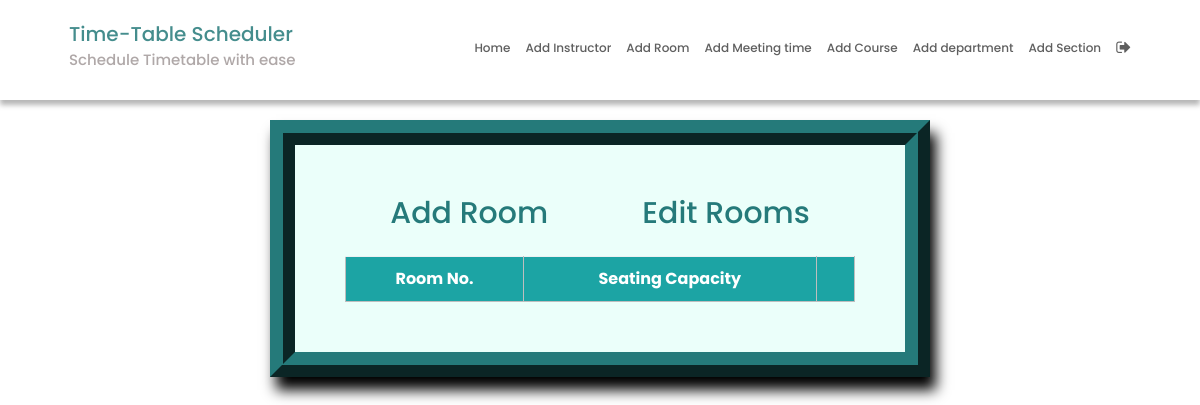
Page /roomEdit/ (signed in) on the earlier database version.
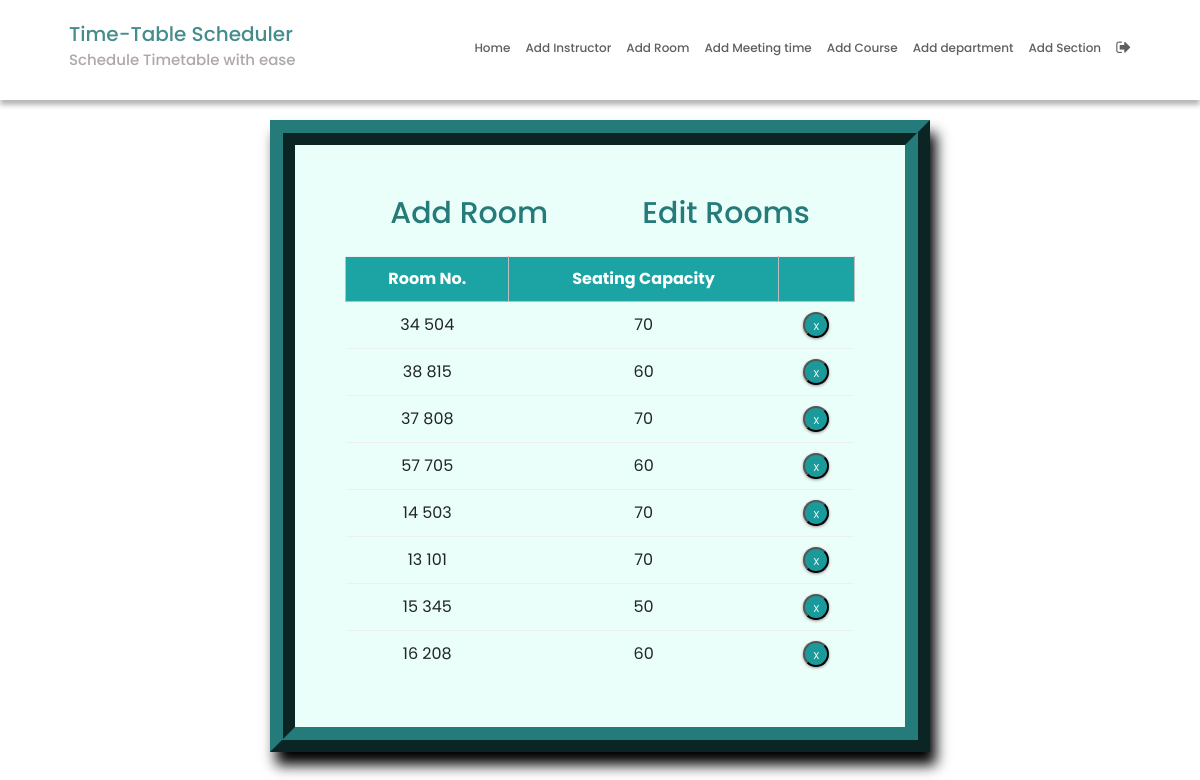
Same page on the later database version.
### SchedulerApp/models.py (models this page shows, shortened)
class Room(models.Model):
    r_number = models.CharField(max_length=6)
    seating_capacity = models.IntegerField(default=0)

### SchedulerApp/views.py (the view)
# urls.py: path('roomEdit/', roomEdit, name='roomEdit'),
@login_required
def roomEdit(request):
    context = {'rooms': Room.objects.all()}
    return render(request, 'roomEdit.html', context)

### SchedulerApp/templatetags/index.py (called while the page is built)
@register.tag
def active(parser, token):
    args = token.split_contents()
    template_tag = args[0]
    if len(args) < 2:
        raise (template.TemplateSyntaxError, f'{template_tag} tag requires at least one argument')
    return NavSelectedNode(args[1:])

    def render(self, context):
        path = context['request'].path
        for p in self.patterns:
            pValue = template.Variable(p).resolve(context)
            if path == pValue:
                return 'active'
        return ''

### templates/roomEdit.html (shortened to what this page needs)
{% extends 'base.html' %}
{% block content %}
{% load static %}
<fieldset class="fieldset">
  <a href="{% url 'roomAdd'%}">
    <h1 class="tablink" onclick="openPage('new')" id="defaultOpen">Add Room</h1>
  </a>
  <h1 class="tablink" onclick="openPage('edit')" id="link_to_edit">Edit Rooms</h1>
  <div class="tabcontent" id="edit">
    <table class="table1">
      <thead>
        <tr class="table-headers">
          <th>Room No.</th>
          <th>Seating Capacity</th>
          <th class="empty"></th>
        </tr>
      </thead>
      <tbody>
        {% for rm in rooms %}
        <tr>
          <td>{{rm.r_number}}</td>
          <td>{{rm.seating_capacity}}</td>
          <td class="empty">
            <form action="{% url 'deleteroom' rm.id %}" method="post">
              <input type="submit" value="X" class="cross">
            </form>
          </td>
        </tr>
        {% endfor %}
      </tbody>
    </table>
  </div>
</fieldset>
{% endblock %}

Differences in the rows shown:
added Room: r_number "34 504", seating_capacity "70"
added Room: r_number "38 815", seating_capacity "60"
added Room: r_number "37 808", seating_capacity "70"
added Room: r_number "57 705", seating_capacity "60"
added Room: r_number "14 503", seating_capacity "70"
added Room: r_number "13 101", seating_capacity "70"
added Room: r_number "15 345", seating_capacity "50"
added Room: r_number "16 208", seating_capacity "60"
